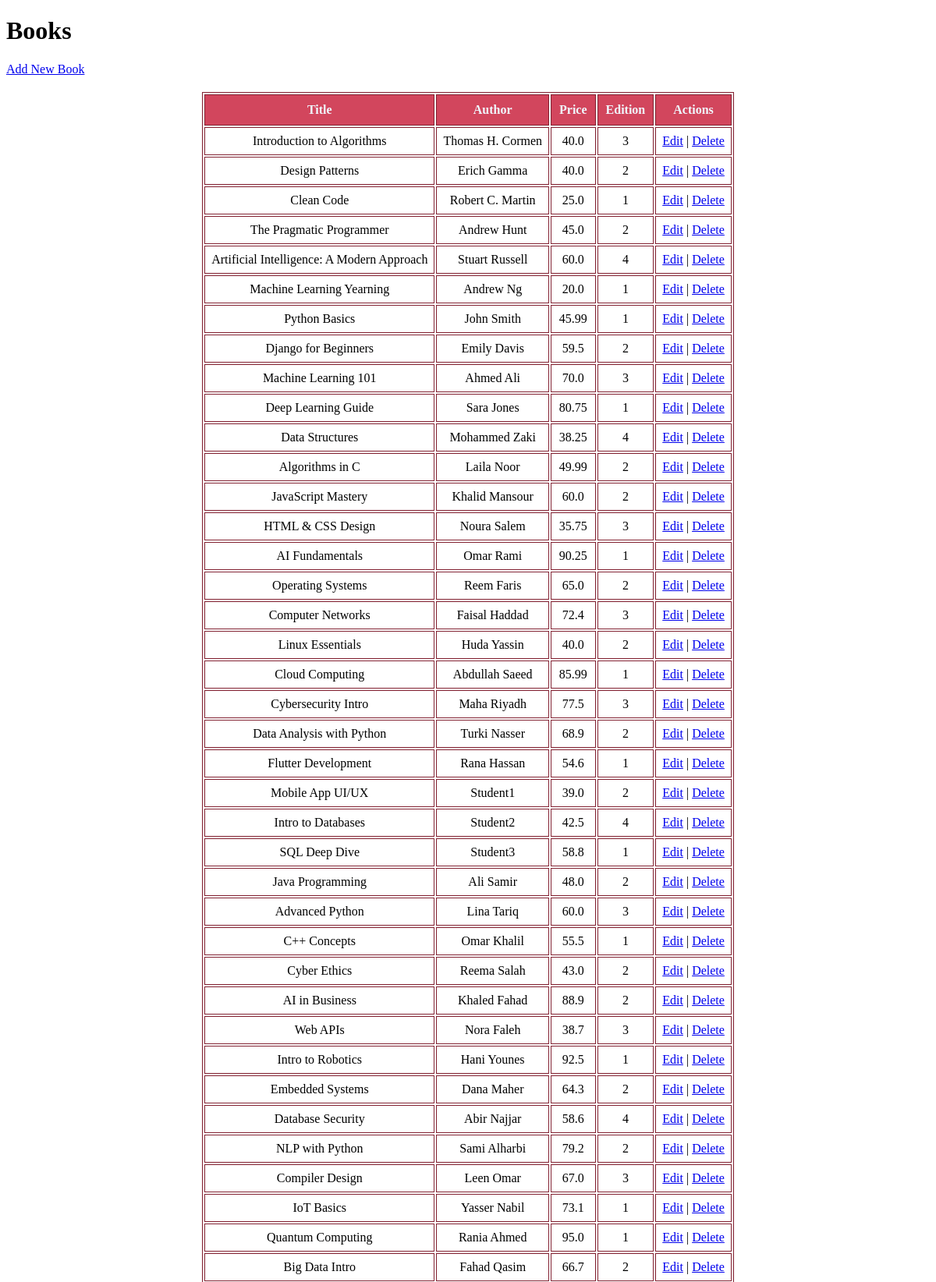
Page /books/list_books/ (upper part) on the committed database.
### apps/bookmodule/models.py (models this page shows)
class Book(models.Model): # database scheme
    title = models.CharField(max_length = 50)
    author = models.CharField(max_length = 50)
    price = models.FloatField(default = 0.0)
    edition = models.SmallIntegerField(default = 1)

### apps/bookmodule/views.py (the view)
# urls.py: path('list_books/', views.list_books, name= "books.list_books"),
def list_books(request):
    books = Book.objects.all()
    return render(request, 'bookmodules/list_books1.html', {'books': books})

### apps/templates/bookmodules/list_books1.html (shortened to what this page needs)
<!DOCTYPE html>
<html>
<head>
</head>
<body>
    <h1>Books</h1>
    <a href="{% url 'add_book' %}">Add New Book</a>
    <table border="1">
        <tr>
            <th>Title</th>
            <th>Author</th>
            <th>Price</th>
            <th>Edition</th>
            <th>Actions</th>
        </tr>
        {% for book in books %}
        <tr>
            <td>{{ book.title }}</td>
            <td>{{ book.author }}</td>
            <td>{{ book.price }}</td>
            <td>{{ book.edition }}</td>
            <td>
                <a href="{% url 'edit_book' book.id %}">Edit</a> |
                <a href="{% url 'delete_book' book.id %}">Delete</a>
            </td>
        </tr>
        {% endfor %}
    </table>
</body>
</html>

### apps/templates/bookmodules/list_books1.html (style rules this page uses)
table { width: auto; margin: 20px auto; font-size: 1em; font-family: Times New Roman; text-align: center; }
table, th, td { border: 1px solid rgb(129, 32, 48); }
th { background-color: rgb(210, 70, 93); padding: 10px; font-weight: bold; color: aliceblue; }
td { padding: 8px; }

### rows in the picture
Book: title "Introduction to Algorithms", author "Thomas H. Cormen", price "40.0", edition "3"
Book: title "Design Patterns", author "Erich Gamma", price "40.0", edition "2"
Book: title "Clean Code", author "Robert C. Martin", price "25.0", edition "1"
Book: title "The Pragmatic Programmer", author "Andrew Hunt", price "45.0", edition "2"
Book: title "Artificial Intelligence: A Modern Approach", author "Stuart Russell", price "60.0", edition "4"
Book: title "Machine Learning Yearning", author "Andrew Ng", price "20.0", edition "1"
Book: title "Python Basics", author "John Smith", price "45.99", edition "1"
Book: title "Django for Beginners", author "Emily Davis", price "59.5", edition "2"
Book: title "Machine Learning 101", author "Ahmed Ali", price "70.0", edition "3"
Book: title "Deep Learning Guide", author "Sara Jones", price "80.75", edition "1"
Book: title "Data Structures", author "Mohammed Zaki", price "38.25", edition "4"
Book: title "Algorithms in C", author "Laila Noor", price "49.99", edition "2"
Book: title "JavaScript Mastery", author "Khalid Mansour", price "60.0", edition "2"
Book: title "HTML & CSS Design", author "Noura Salem", price "35.75", edition "3"
Book: title "AI Fundamentals", author "Omar Rami", price "90.25", edition "1"
Book: title "Operating Systems", author "Reem Faris", price "65.0", edition "2"
Book: title "Computer Networks", author "Faisal Haddad", price "72.4", edition "3"
Book: title "Linux Essentials", author "Huda Yassin", price "40.0", edition "2"
Book: title "Cloud Computing", author "Abdullah Saeed", price "85.99", edition "1"
Book: title "Cybersecurity Intro", author "Maha Riyadh", price "77.5", edition "3"
Book: title "Data Analysis with Python", author "Turki Nasser", price "68.9", edition "2"
Book: title "Flutter Development", author "Rana Hassan", price "54.6", edition "1"
Book: title "Mobile App UI/UX", author "Student1", price "39.0", edition "2"
Book: title "Intro to Databases", author "Student2", price "42.5", edition "4"
Book: title "SQL Deep Dive", author "Student3", price "58.8", edition "1"
Book: title "Java Programming", author "Ali Samir", price "48.0", edition "2"
Book: title "Advanced Python", author "Lina Tariq", price "60.0", edition "3"
Book: title "C++ Concepts", author "Omar Khalil", price "55.5", edition "1"
Book: title "Cyber Ethics", author "Reema Salah", price "43.0", edition "2"
Book: title "AI in Business", author "Khaled Fahad", price "88.9", edition "2"
Book: title "Web APIs", author "Nora Faleh", price "38.7", edition "3"
Book: title "Intro to Robotics", author "Hani Younes", price "92.5", edition "1"
Book: title "Embedded Systems", author "Dana Maher", price "64.3", edition "2"
Book: title "Database Security", author "Abir Najjar", price "58.6", edition "4"
Book: title "NLP with Python", author "Sami Alharbi", price "79.2", edition "2"
Book: title "Compiler Design", author "Leen Omar", price "67.0", edition "3"
Book: title "IoT Basics", author "Yasser Nabil", price "73.1", edition "1"
Book: title "Quantum Computing", author "Rania Ahmed", price "95.0", edition "1"
Book: title "Big Data Intro", author "Fahad Qasim", price "66.7", edition "2"
